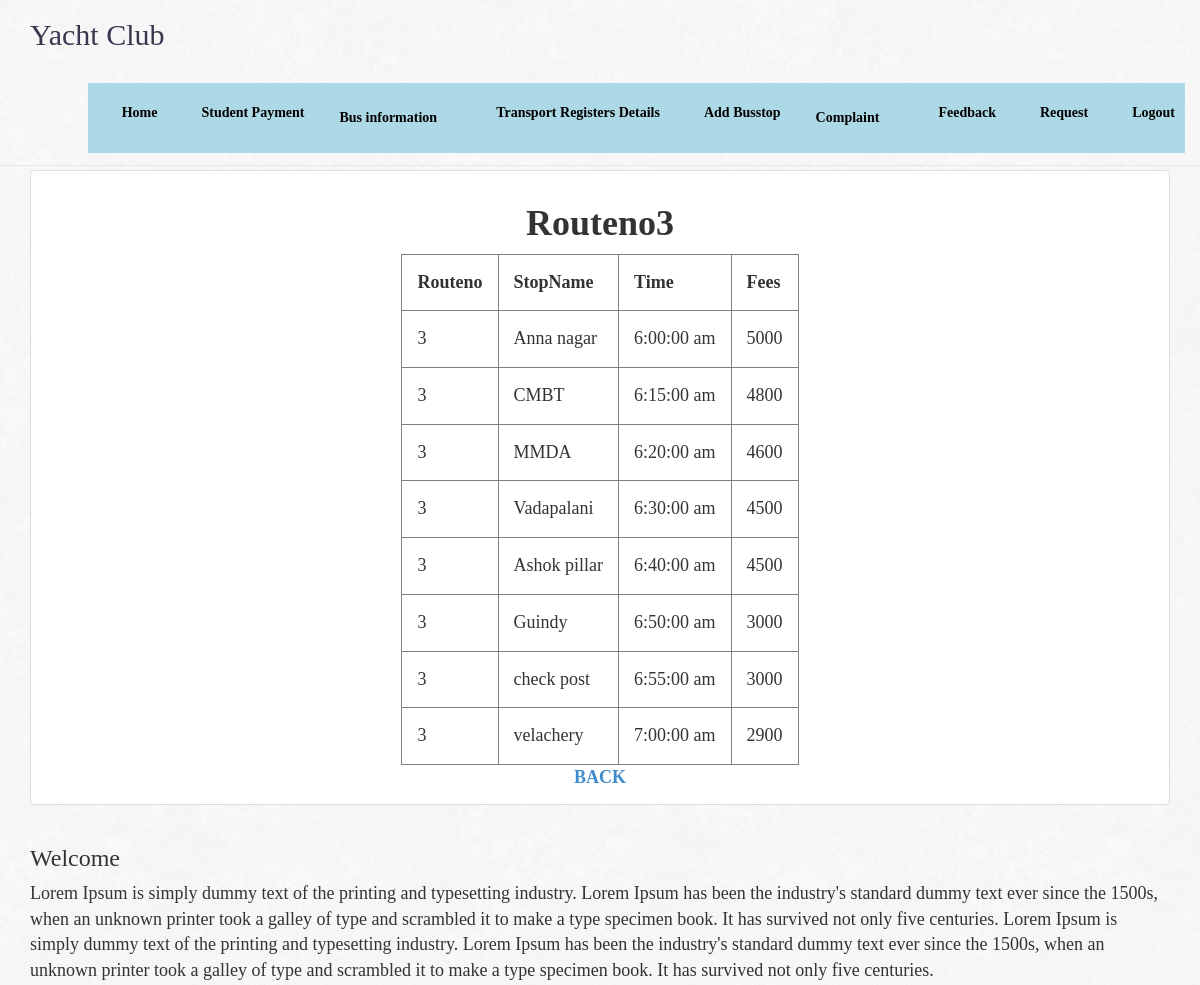
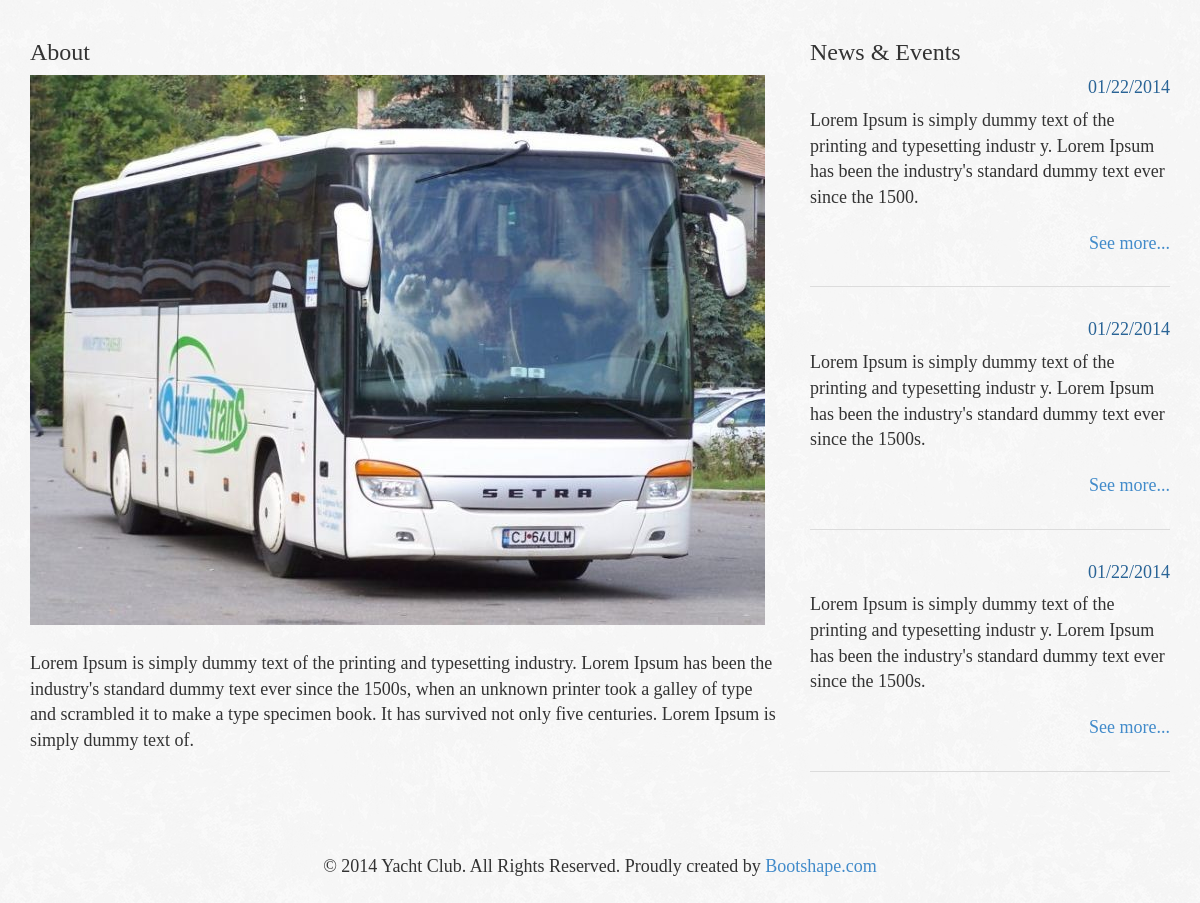
/aroute3.php, run on the app's committed database (2 pictures, top to bottom).
### tables this page shows
CREATE TABLE IF NOT EXISTS `bus` (
  `routeno` int(10) DEFAULT NULL,
  `stopname` varchar(30) DEFAULT NULL,
  `time` varchar(30) DEFAULT NULL,
  `fees` int(10) DEFAULT NULL
);

### aroute3.php (the view, shortened to what this page needs)
<!DOCTYPE html>
<html>
  <head>
    <link href="css/bootstrap.css" rel="stylesheet">
    <link href="css/bootshape.css" rel="stylesheet">
  </head>
  <body>
<li><div class="dropdown">
  <button class="dropbtn"><strong>Complaint </strong></button>
</div></li>
    <div class="navbar navbar-default navbar-fixed-top" role="navigation">
      <div class="container">
        <div class="navbar-header">
          <a class="navbar-brand" href="#">Yacht Club</a>
        </div>
        <nav role="navigation" class="collapse navbar-collapse navbar-right">
         <ul class="navbar-nav nav">
            <li class="active"><a href="adminhome.php"><strong>Home</strong></a></li>
           <li class="active"> <a href="dataentry.php">Student Payment </a>
			<li><div class="dropdown">
  <button class="dropbtn"><strong>Bus information</strong></button>
</div></li>
			<li class="active"><a href="receipt.html">Transport Registers Details</a>
			<li class="active"><a href="schedule.php">Add Busstop</a>
			<li><div class="dropdown">
  <button class="dropbtn"><strong>Complaint </strong></button>
</div></li>
				<li class="active"><a href="feedcom.php">Feedback</a>
            <li><li class="active"><a href="request.php">Request</a></li>
				<li class="active"><a href="Home1.php">Logout</a>
          </ul>
        </nav>
      </div>
    </div>
    <div class="jumbotron">
    </div>
   <div class="container thumbs">
      <center> <div class="col-sm-10 col-md-12">
        <div class="thumbnail">
          <div class="caption">
  <?php
$con=mysql_connect("localhost","root","");
mysql_select_db("college",$con);?>
<html>
<center><h1><strong>Routeno3</strong></h1></center>
<form action="" method="post">
 <center><table border="1">
 <th><strong>Routeno</strong></th>
<th><strong>StopName</strong></th>
<th><strong>Time</strong></th>
<th><strong> Fees</strong></th>
<?php
$sel=mysql_query("select * from bus where routeno=3",$con);
while($row=mysql_fetch_row($sel,MYSQL_BOTH))
{?>
<tr><td><?php echo $row[0];?></td>
<td><?php echo $row[1];?></td>
<td><?php echo $row[2];?></td>
<td><?php echo $row[3];?></td><tr>
<?php
}
?>
</table></center>
</form><center>
<a href="bscheduleinformation.php"><strong>BACK</strong></a></center>
</html>
          </div>
        </div>
      </div>
    </div></center>
    <div class="container">
      <div class="">
        <h3 class="">Welcome</h3>
        <p>Lorem Ipsum is simply dummy text of the printing and typesetting industry. Lorem Ipsum has been the industry's standard dummy text ever since the 1500s, when an unknown printer took a galley of type and scrambled it to make a type specimen book. It has survived not only five centuries. Lorem Ipsum is simply dummy text of the printing and typesetting industry. Lorem Ipsum has been the industry's standard dummy text ever since the 1500s, when an unknown printer took a galley of type and scrambled it to make a type specimen book. It has survived not only five centuries.</p>
      </div>
      <div class="row">
        <div class="col-sm-8">
          <h3 class="">About</h3>
          <img src="img/b8.jpg" alt="" class="img-responsive">
          <br>
          <p>Lorem Ipsum is simply dummy text of the printing and typesetting industry. Lorem Ipsum has been the industry's standard dummy text ever since the 1500s, when an unknown printer took a galley of type and scrambled it to make a type specimen book. It has survived not only five centuries. Lorem Ipsum is simply dummy text of.</p>
        </div>
        <div class="col-sm-4">
          <h3 class="">News & Events</h3>
          <div class="event">
            <div class="text-right date">01/22/2014</div>
            <p>Lorem Ipsum is simply dummy text of the printing and typesetting industr y. Lorem Ipsum has been the industry's standard dummy text ever since the 1500.</p>
            <div class="text-right">
              <a href="#">See more...</a>
            </div>
          </div>
          <div class="event">
            <div class="text-right date">01/22/2014</div>
            <p>Lorem Ipsum is simply dummy text of the printing and typesetting industr y. Lorem Ipsum has been the industry's standard dummy text ever since the 1500s.</p>
            <div class="text-right">
              <a href="#">See more...</a>
            </div>
          </div>
          <div class="event">
            <div class="text-right date">01/22/2014</div>
            <p>Lorem Ipsum is simply dummy text of the printing and typesetting industr y. Lorem Ipsum has been the industry's standard dummy text ever since the 1500s.</p>
            <div class="text-right">
              <a href="#">See more...</a>
            </div>
          </div>
        </div>
      </div>
    </div>
    <div class="footer text-center">
        <p>&copy; 2014 Yacht Club. All Rights Reserved. Proudly created by <a href="http://bootshape.com">Bootshape.com</a></p>
    </div>
  </body>
</html>

### css/bootshape.css (style rules this page uses)
body { background-image:url('../img/bg.png'); background-repeat:repeat; }
p { margin: 0 0 20px; }
.navbar { background-image:url('../img/bg.png'); background-repeat:repeat; }
.jumbotron { background-color: transparent; padding: 70px 0 0 0; }
.footer { margin-top: 40px; padding: 40px 0; }
.event { border-bottom: 1px solid #dcdcdc; padding-bottom: 30px; }
.event + .event { padding-top: 30px; }
.event .date { margin-bottom: 7px; color: #2a6496; }

### aroute3.php (style rules this page uses)
.dropbtn { background-color: #ADD8E6; color: black; padding: 25px; font-size: 14px; border: none; cursor: pointer; }
.dropdown { position: relative; display: inline-block; }
body a { text-decoration:none; }
table, th, td { border-collapse: collapse; }
th, td { padding: 15px; }

### data on the page
bus: routeno "3", stopname "Anna nagar", time "6:00:00 am", fees "5000"
bus: routeno "3", stopname "CMBT", time "6:15:00 am", fees "4800"
bus: routeno "3", stopname "MMDA", time "6:20:00 am", fees "4600"
bus: routeno "3", stopname "Vadapalani", time "6:30:00 am", fees "4500"
bus: routeno "3", stopname "Ashok pillar", time "6:40:00 am", fees "4500"
bus: routeno "3", stopname "Guindy", time "6:50:00 am", fees "3000"
bus: routeno "3", stopname "check post", time "6:55:00 am", fees "3000"
bus: routeno "3", stopname "velachery", time "7:00:00 am", fees "2900"
